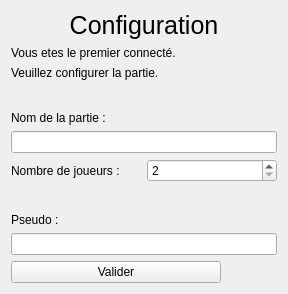
<?xml version="1.0" encoding="UTF-8"?>
<ui version="4.0">
 <class>Configuration</class>
 <widget class="QWidget" name="Configuration">
  <property name="geometry">
   <rect>
    <x>0</x>
    <y>0</y>
    <width>288</width>
    <height>294</height>
   </rect>
  </property>
  <property name="windowTitle">
   <string>Configuration de la partie</string>
  </property>
  <layout class="QVBoxLayout" name="verticalLayout">
   <item>
    <layout class="QVBoxLayout" name="verticalLayout_2">
     <item>
      <widget class="QLabel" name="LabelConfiguration">
       <property name="font">
        <font>
         <pointsize>19</pointsize>
        </font>
       </property>
       <property name="text">
        <string>Configuration</string>
       </property>
       <property name="alignment">
        <set>Qt::AlignCenter</set>
       </property>
      </widget>
     </item>
     <item>
      <widget class="QLabel" name="LabePremierConnecte">
       <property name="text">
        <string>Vous etes le premier connecté.</string>
       </property>
      </widget>
     </item>
     <item>
      <widget class="QLabel" name="LabelStatut">
       <property name="text">
        <string>Veuillez configurer la partie.</string>
       </property>
      </widget>
     </item>
    </layout>
   </item>
   <item>
    <spacer name="verticalSpacer">
     <property name="orientation">
      <enum>Qt::Vertical</enum>
     </property>
     <property name="sizeHint" stdset="0">
      <size>
       <width>20</width>
       <height>40</height>
      </size>
     </property>
    </spacer>
   </item>
   <item>
    <widget class="QLabel" name="LabelNomPartie">
     <property name="text">
      <string>Nom de la partie :</string>
     </property>
     <property name="alignment">
      <set>Qt::AlignLeading|Qt::AlignLeft|Qt::AlignVCenter</set>
     </property>
    </widget>
   </item>
   <item>
    <widget class="QLineEdit" name="LineEditNomPartie">
     <property name="inputMask">
      <string/>
     </property>
     <property name="maxLength">
      <number>20</number>
     </property>
    </widget>
   </item>
   <item>
    <layout class="QHBoxLayout" name="horizontalLayout">
     <item>
      <widget class="QLabel" name="LabelNbJoueurs">
       <property name="text">
        <string>Nombre de joueurs :</string>
       </property>
      </widget>
     </item>
     <item>
      <widget class="QSpinBox" name="SpinBoxNbJoueurs">
       <property name="minimum">
        <number>2</number>
       </property>
       <property name="maximum">
        <number>16</number>
       </property>
      </widget>
     </item>
    </layout>
   </item>
   <item>
    <spacer name="verticalSpacer_2">
     <property name="orientation">
      <enum>Qt::Vertical</enum>
     </property>
     <property name="sizeHint" stdset="0">
      <size>
       <width>20</width>
       <height>40</height>
      </size>
     </property>
    </spacer>
   </item>
   <item>
    <widget class="QLabel" name="LabelPseudoAdmin">
     <property name="text">
      <string>Pseudo :</string>
     </property>
    </widget>
   </item>
   <item>
    <widget class="QLineEdit" name="LineEditPseudoAdmin">
     <property name="maxLength">
      <number>20</number>
     </property>
    </widget>
   </item>
   <item>
    <layout class="QHBoxLayout" name="horizontalLayout_2">
     <item>
      <widget class="QPushButton" name="BoutonValider">
       <property name="maximumSize">
        <size>
         <width>300</width>
         <height>16777215</height>
        </size>
       </property>
       <property name="layoutDirection">
        <enum>Qt::LeftToRight</enum>
       </property>
       <property name="autoFillBackground">
        <bool>false</bool>
       </property>
       <property name="text">
        <string>Valider</string>
       </property>
       <property name="icon">
        <iconset resource="ressouces.qrc">
         <normaloff>:/res/res/64/Dialog-Apply-64.png</normaloff>:/res/res/64/Dialog-Apply-64.png</iconset>
       </property>
      </widget>
     </item>
     <item>
      <widget class="QLabel" name="Loader">
       <property name="maximumSize">
        <size>
         <width>50</width>
         <height>16777215</height>
        </size>
       </property>
       <property name="text">
        <string/>
       </property>
      </widget>
     </item>
    </layout>
   </item>
  </layout>
 </widget>
 <resources>
  <include location="ressouces.qrc"/>
 </resources>
 <connections/>
</ui>
